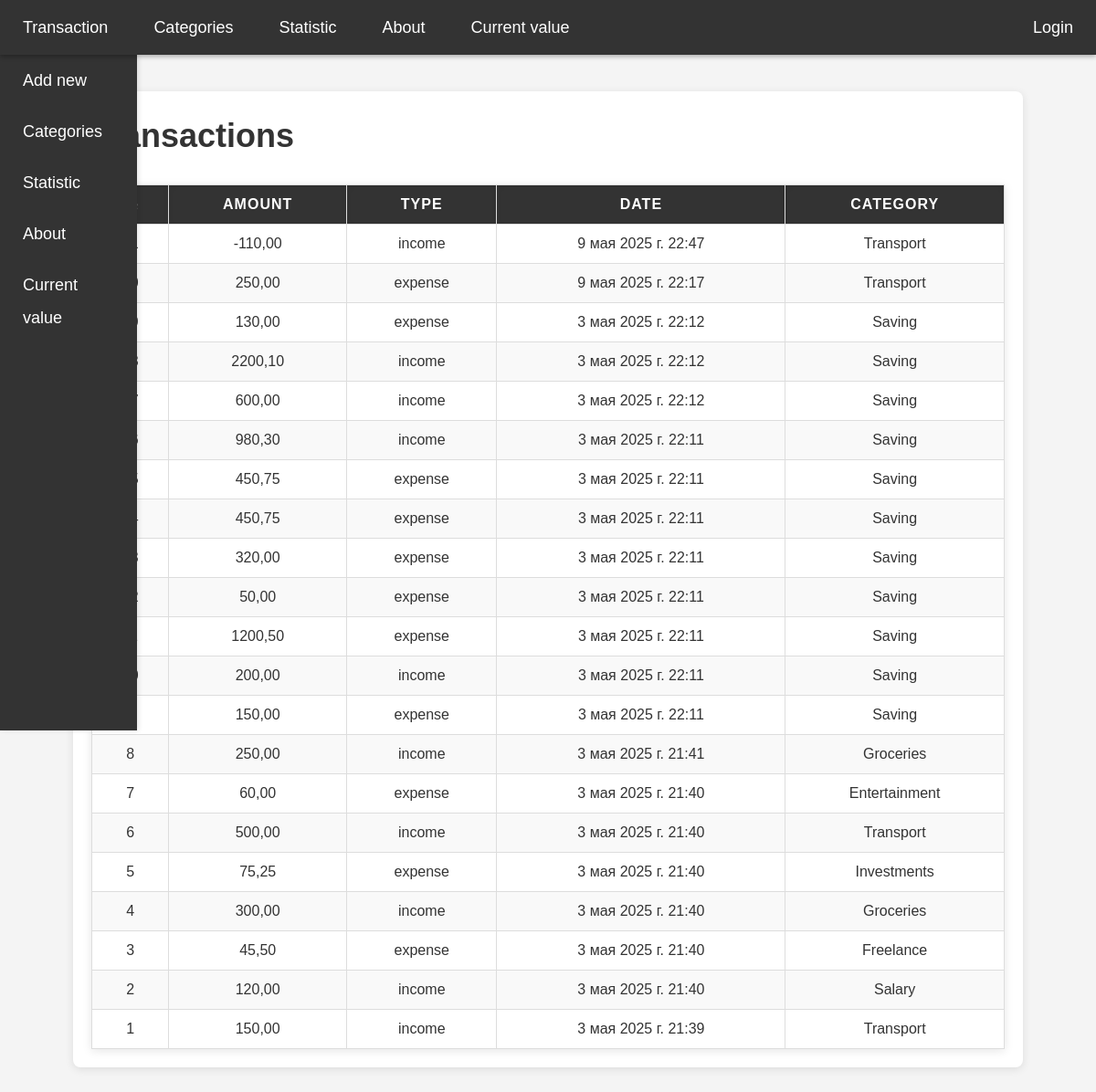
The page / on the database its author committed.
### testsite/models.py (models this page shows, shortened)
class Transaction(models.Model):
    TRANSACTION_TYPES = [
        ('income', 'Income'),
        ('expense', 'Expense'),
    ]
    transaction_id = models.AutoField(primary_key=True)
    amount = models.DecimalField(max_digits=10, decimal_places=2)
    transaction_type = models.CharField(max_length=10, choices=TRANSACTION_TYPES)
    transaction_date = models.DateTimeField(auto_now_add=True,  db_index=True)
    cat =  models.ForeignKey('Category', on_delete=models.PROTECT, related_name='category')
    class Meta:
        ordering = ['-transaction_date']
        indexes = [
            models.Index(fields=['-transaction_date'])
        ]

class Category(models.Model):
    name = models.CharField(max_length=20, unique=True, db_index=True)
    description = models.CharField(max_length=500, blank=True, null=True)
    slug  =  models.SlugField(max_length=20, unique=True,  db_index=True)
    class Meta:
        verbose_name = 'Category'
        verbose_name_plural = 'Categories'

### testsite/views.py (the view)
# urls.py: path('', views.transaction_list, name='transaction'),
def transaction_list(request):
    transactions = Transaction.objects.all().select_related('cat')
    data = {
        'transactions': transactions
    }
    return render(request, 'testsite/transaction_list.html', context=data)

### testsite/templates/testsite/transaction_list.html (shortened to what this page needs)
{% extends 'base.html' %}
{% block body %}
    <div class="container">
        <h1>Transactions</h1>
        <table class="transaction-table">
            <thead>
                <tr>
                    <th>№</th>
                    <th>Amount</th>
                    <th>Type</th>
                    <th>Date</th>
                    <th>Category</th>
                </tr>
            </thead>
            <tbody>
                {% for element in transactions %}
                    <tr>
                        <td>{{ element.transaction_id }}</td>
                        <td>{{ element.amount }}</td>
                        <td>{{ element.transaction_type }}</td>
                        <td>{{ element.transaction_date }}</td>
                        <td>{{ element.cat.name }}</td>
                    </tr>
                {% empty %}
                    <tr>
                        <td colspan="4">Нет транзакций для отображения.</td>
                    </tr>
                {% endfor %}
            </tbody>
        </table>
    </div>
{% endblock %}

### templates/base.html (shortened to what this page needs)
{% load static %}
<html lang="en">
<head>
    <link type="text/css" href="{% static 'testsite/css/styles.css' %}" rel="stylesheet" />
</head>
<body>
    <div class="navbar">
        <a href="{% url 'transaction' %}">Transaction</a>
        <a href="{% url 'category' %}">Categories</a>
        <a href="{% url 'statistic' %}">Statistic</a>
        <a href="{% url 'about' %}">About</a>
        <a href="{% url 'current' %}">Current value</a>
        <div class="right-links">
            <a href="{% url 'login' %}">Login</a>
        </div>
    </div>
    <div class="main-container">
        <div class="sidebar">
            <ul>
                <li><a href="{% url 'transaction-add' %}">Add new </a></li>
                <li><a href="{% url 'category' %}">Categories</a></li>
                <li><a href="{% url 'statistic' %}">Statistic</a></li>
                <li><a href="{% url 'about' %}">About</a></li>
                <li><a href="{% url 'current' %}">Current value</a></li>
            </ul>
        </div>
        <div class="content">
            {% block body %}
            {% endblock %}
        </div>
    </div>
</body>
</html>

### testsite/static/testsite/css/styles.css (style rules this page uses)
body, html { margin: 0; padding: 0; font-family: Arial, sans-serif; background-color: #f4f4f4; color: #333; }
.navbar { background-color: #333; overflow: hidden; display: flex; justify-content: space-between; align-items: center; height: 60px; padding: 0px; box-shadow: 0 2px 5px rgba(0, 0, 0, 0.3); position: fixed; top: 0; left: 0; width: 100%; z-index: 1000; }
.navbar .right-links { margin-left: auto; }
.navbar a { color: white; padding: 18px 25px; text-decoration: none; font-size: 18px; display: block; transition: background-color 0.3s; }
.main-container { display: flex; margin-top: 60px; }
.sidebar { position: fixed; top: 60px; left: 0; width: 150px; height: calc(100vh - 60px); background-color: #333; box-shadow: 2px 0 5px rgba(0,0,0,0.1); z-index: 999; }
.sidebar ul { list-style-type: none; padding: 0; margin: 0; }
.sidebar li { padding: 10cpx 0; }
.sidebar a { text-decoration: none; color: white; padding: 10px 25px; font-size: 18px; display: block; transition: background-color 0.3s; line-height: 2; }
.content { margin-left: 150px; padding: 20px; flex: 1; max-width: 1000px; margin: 40px auto; background-color: white; border-radius: 8px; box-shadow: 0 2px 10px rgba(0, 0, 0, 0.1); font-size: 18px; line-height: 1.6; }
.content h1, .content h2, .content h3 { margin-top: 0; }
.transaction-table { width: 100%; border-collapse: collapse; margin-top: 20px; background-color: #ffffff; box-shadow: 0 2px 10px rgba(0, 0, 0, 0.1); }
.transaction-table th, .transaction-table td { padding: 12px; text-align: center; border: 1px solid #ddd; }
.transaction-table th { background-color: #333; color: white; font-weight: bold; text-transform: uppercase; letter-spacing: 1px; box-shadow: inset 0 2px 5px rgba(0, 0, 0, 0.1); }
.transaction-table tr:nth-child(even) { background-color: #f9f9f9; }

### rows shown on the page
Transaction: amount "-110,00", transaction_type "income", transaction_date "9 мая 2025 г. 22:47", cat.name "Transport"
Transaction: amount "250,00", transaction_type "expense", transaction_date "9 мая 2025 г. 22:17", cat.name "Transport"
Transaction: amount "130,00", transaction_type "expense", transaction_date "3 мая 2025 г. 22:12", cat.name "Saving"
Transaction: amount "2200,10", transaction_type "income", transaction_date "3 мая 2025 г. 22:12", cat.name "Saving"
Transaction: amount "600,00", transaction_type "income", transaction_date "3 мая 2025 г. 22:12", cat.name "Saving"
Transaction: amount "980,30", transaction_type "income", transaction_date "3 мая 2025 г. 22:11", cat.name "Saving"
Transaction: amount "450,75", transaction_type "expense", transaction_date "3 мая 2025 г. 22:11", cat.name "Saving"
Transaction: amount "450,75", transaction_type "expense", transaction_date "3 мая 2025 г. 22:11", cat.name "Saving"
Transaction: amount "320,00", transaction_type "expense", transaction_date "3 мая 2025 г. 22:11", cat.name "Saving"
Transaction: amount "50,00", transaction_type "expense", transaction_date "3 мая 2025 г. 22:11", cat.name "Saving"
Transaction: amount "1200,50", transaction_type "expense", transaction_date "3 мая 2025 г. 22:11", cat.name "Saving"
Transaction: amount "200,00", transaction_type "income", transaction_date "3 мая 2025 г. 22:11", cat.name "Saving"
Transaction: amount "150,00", transaction_type "expense", transaction_date "3 мая 2025 г. 22:11", cat.name "Saving"
Transaction: transaction_id "8", amount "250,00", transaction_type "income", transaction_date "3 мая 2025 г. 21:41", cat.name "Groceries"
Transaction: transaction_id "7", amount "60,00", transaction_type "expense", transaction_date "3 мая 2025 г. 21:40", cat.name "Entertainment"
Transaction: transaction_id "6", amount "500,00", transaction_type "income", transaction_date "3 мая 2025 г. 21:40", cat.name "Transport"
Transaction: transaction_id "5", amount "75,25", transaction_type "expense", transaction_date "3 мая 2025 г. 21:40", cat.name "Investments"
Transaction: transaction_id "4", amount "300,00", transaction_type "income", transaction_date "3 мая 2025 г. 21:40", cat.name "Groceries"
Transaction: transaction_id "3", amount "45,50", transaction_type "expense", transaction_date "3 мая 2025 г. 21:40", cat.name "Freelance"
Transaction: transaction_id "2", amount "120,00", transaction_type "income", transaction_date "3 мая 2025 г. 21:40", cat.name "Salary"
Transaction: transaction_id "1", amount "150,00", transaction_type "income", transaction_date "3 мая 2025 г. 21:39", cat.name "Transport"
